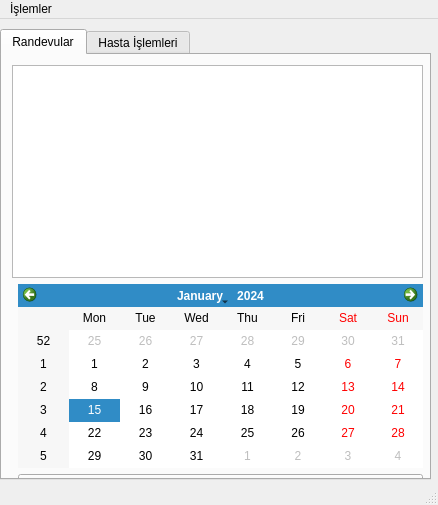
<?xml version="1.0" encoding="UTF-8"?>
<ui version="4.0">
 <class>Hastane</class>
 <widget class="QMainWindow" name="Hastane">
  <property name="geometry">
   <rect>
    <x>0</x>
    <y>0</y>
    <width>438</width>
    <height>505</height>
   </rect>
  </property>
  <property name="windowTitle">
   <string>MainWindow</string>
  </property>
  <widget class="QWidget" name="centralwidget">
   <widget class="QTabWidget" name="tabWidget">
    <property name="geometry">
     <rect>
      <x>0</x>
      <y>10</y>
      <width>431</width>
      <height>451</height>
     </rect>
    </property>
    <property name="tabPosition">
     <enum>QTabWidget::North</enum>
    </property>
    <property name="currentIndex">
     <number>0</number>
    </property>
    <widget class="QWidget" name="tab">
     <attribute name="title">
      <string>Randevular</string>
     </attribute>
     <widget class="QWidget" name="verticalLayoutWidget">
      <property name="geometry">
       <rect>
        <x>10</x>
        <y>10</y>
        <width>411</width>
        <height>431</height>
       </rect>
      </property>
      <layout class="QVBoxLayout" name="verticalLayout_2">
       <item>
        <layout class="QGridLayout" name="gridLayout_5">
         <item row="0" column="0">
          <widget class="QTableView" name="tableView"/>
         </item>
        </layout>
       </item>
       <item>
        <layout class="QFormLayout" name="formLayout_5">
         <item row="0" column="1">
          <widget class="QCalendarWidget" name="calendarWidget"/>
         </item>
         <item row="1" column="1">
          <widget class="QPushButton" name="pushButton">
           <property name="text">
            <string>Randevu Al</string>
           </property>
          </widget>
         </item>
        </layout>
       </item>
      </layout>
     </widget>
    </widget>
    <widget class="QWidget" name="tab_2">
     <attribute name="title">
      <string>Hasta İşlemleri</string>
     </attribute>
     <widget class="QWidget" name="formLayoutWidget_2">
      <property name="geometry">
       <rect>
        <x>10</x>
        <y>10</y>
        <width>411</width>
        <height>401</height>
       </rect>
      </property>
      <layout class="QFormLayout" name="formLayout_6">
       <item row="0" column="0">
        <widget class="QLabel" name="label">
         <property name="text">
          <string>HastaID</string>
         </property>
        </widget>
       </item>
       <item row="1" column="0">
        <widget class="QLabel" name="label_2">
         <property name="text">
          <string>TC Kimlik</string>
         </property>
        </widget>
       </item>
       <item row="2" column="0">
        <widget class="QLabel" name="label_3">
         <property name="text">
          <string>Adı</string>
         </property>
        </widget>
       </item>
       <item row="3" column="0">
        <widget class="QLabel" name="label_4">
         <property name="text">
          <string>Soyadı</string>
         </property>
        </widget>
       </item>
       <item row="4" column="0">
        <widget class="QLabel" name="label_5">
         <property name="text">
          <string>Tel</string>
         </property>
        </widget>
       </item>
       <item row="5" column="0">
        <widget class="QLabel" name="label_6">
         <property name="text">
          <string>Poliklinik</string>
         </property>
        </widget>
       </item>
       <item row="6" column="1">
        <widget class="QTableWidget" name="tableWidget"/>
       </item>
       <item row="0" column="1">
        <widget class="QLabel" name="label_7">
         <property name="text">
          <string>0</string>
         </property>
        </widget>
       </item>
       <item row="1" column="1">
        <widget class="QLineEdit" name="lineEdit"/>
       </item>
       <item row="2" column="1">
        <widget class="QLineEdit" name="lineEdit_2"/>
       </item>
       <item row="3" column="1">
        <widget class="QLineEdit" name="lineEdit_3"/>
       </item>
       <item row="4" column="1">
        <widget class="QLineEdit" name="lineEdit_4"/>
       </item>
       <item row="5" column="1">
        <widget class="QComboBox" name="comboBox"/>
       </item>
       <item row="7" column="1">
        <widget class="QPushButton" name="pushButton_2">
         <property name="text">
          <string>Kaydet</string>
         </property>
        </widget>
       </item>
       <item row="8" column="1">
        <widget class="QPushButton" name="pushButton_3">
         <property name="text">
          <string>Yeni</string>
         </property>
        </widget>
       </item>
      </layout>
     </widget>
    </widget>
   </widget>
  </widget>
  <widget class="QMenuBar" name="menubar">
   <property name="geometry">
    <rect>
     <x>0</x>
     <y>0</y>
     <width>438</width>
     <height>18</height>
    </rect>
   </property>
   <widget class="QMenu" name="menu_lemler">
    <property name="title">
     <string>İşlemler</string>
    </property>
    <addaction name="actionDoktor_lemleri"/>
    <addaction name="action_la_lemleri"/>
    <addaction name="actionRandevu_lemleri"/>
   </widget>
   <addaction name="menu_lemler"/>
  </widget>
  <widget class="QStatusBar" name="statusbar"/>
  <action name="actionDoktor_lemleri">
   <property name="text">
    <string>Doktor İşlemleri</string>
   </property>
  </action>
  <action name="action_la_lemleri">
   <property name="text">
    <string>İlaç İşlemleri</string>
   </property>
  </action>
  <action name="actionRandevu_lemleri">
   <property name="text">
    <string>Randevu İşlemleri</string>
   </property>
  </action>
 </widget>
 <resources/>
 <connections/>
</ui>
